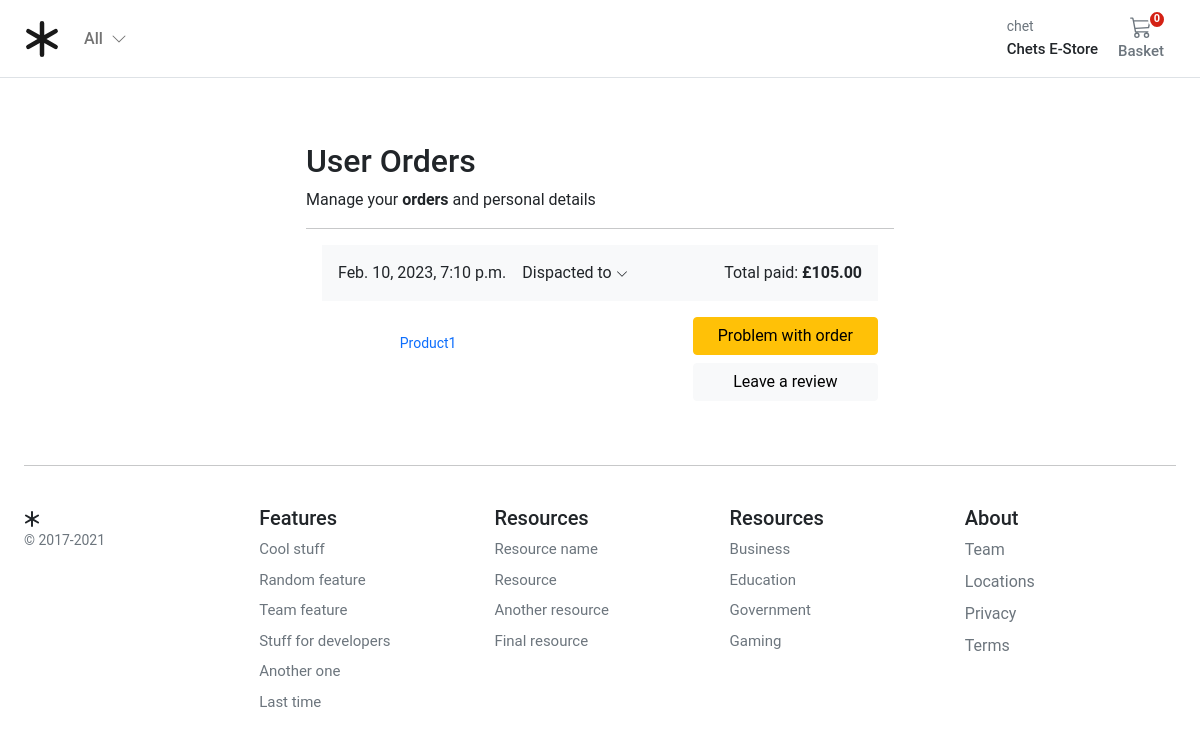
The app's page /account/user_orders/ (signed in) with its own data.
### account/models.py (models this page shows, shortened)
class Customer(AbstractBaseUser, PermissionsMixin):
    email = models.EmailField(_("email address"), unique=True)
    name = models.CharField(max_length=150)
    mobile = models.CharField(max_length=20, blank=True)
    is_active = models.BooleanField(default=False)
    is_staff = models.BooleanField(default=False)
    created = models.DateTimeField(auto_now_add=True)
    updated = models.DateTimeField(auto_now=True)
    objects = CustomAccountManager()
    USERNAME_FIELD = "email"
    REQUIRED_FIELDS = ["name"]
    class Meta:
        verbose_name = "Accounts"
        verbose_name_plural = "Accounts"

### orders/models.py (models this page shows, shortened)
class Order(models.Model):
    user = models.ForeignKey(settings.AUTH_USER_MODEL, on_delete=models.CASCADE, related_name="order_user")
    full_name = models.CharField(max_length=50)
    email = models.EmailField(max_length=254, blank=True)
    address1 = models.CharField(max_length=250)
    address2 = models.CharField(max_length=250)
    city = models.CharField(max_length=100)
    phone = models.CharField(max_length=100)
    postal_code = models.CharField(max_length=20)
    country_code = models.CharField(max_length=4, blank=True)
    created = models.DateTimeField(auto_now_add=True)
    updated = models.DateTimeField(auto_now=True)
    total_paid = models.DecimalField(max_digits=5, decimal_places=2)
    order_key = models.CharField(max_length=200)
    payment_option = models.CharField(max_length=200, blank=True)
    billing_status = models.BooleanField(default=False)
    class Meta:
        ordering = ("-created",)

class OrderItem(models.Model):
    order = models.ForeignKey(Order, related_name="items", on_delete=models.CASCADE)
    product = models.ForeignKey(Product, related_name="order_items", on_delete=models.CASCADE)
    price = models.DecimalField(max_digits=5, decimal_places=2)
    quantity = models.PositiveIntegerField(default=1)

### store/models.py (models this page shows)
class Product(models.Model):
    product_type = models.ForeignKey(ProductType, on_delete=models.RESTRICT)
    category = models.ForeignKey(Category, on_delete=models.RESTRICT)
    title = models.CharField(
        verbose_name=_("title"),
        help_text=_("Required"),
        max_length=255,
    )
    description = models.TextField(verbose_name=_("description"), help_text=_("Not Required"), blank=True)
    slug = models.SlugField(max_length=255)
    regular_price = models.DecimalField(
        verbose_name=_("Regular price"),
        help_text=_("Maximum 999.99"),
        error_messages={
            "name": {
                "max_length": _("The price must be between 0 and 999.99."),
            },
        },
        max_digits=5,
        decimal_places=2,
    )
    discount_price = models.DecimalField(
        verbose_name=_("Discount price"),
        help_text=_("Maximum 999.99"),
        error_messages={
            "name": {
                "max_length": _("The price must be between 0 and 999.99."),
            },
        },
        max_digits=5,
        decimal_places=2,
    )
    is_active = models.BooleanField(
        verbose_name=_("Product visibility"),
        help_text=_("Change product visibility"),
        default=True,
    )
    created_at = models.DateTimeField(_("Created at"), auto_now_add=True, editable=False)
    updated_at = models.DateTimeField(_("Updated at"), auto_now=True)
    users_wishlist = models.ManyToManyField(settings.AUTH_USER_MODEL, related_name="user_wishlist", blank=True)
    class Meta:
        ordering = ("-created_at",)
        verbose_name = _("Product")
        verbose_name_plural = _("Products")
    def get_absolute_url(self):
        return reverse("store:product_detail", args=[self.slug])
    def __str__(self):
        return self.title

### account/views.py (the view)
# urls.py: path("user_orders/", views.user_orders, name="user_orders"),
@login_required
def user_orders(request):
    user_id = request.user.id
    orders = Order.objects.filter(user_id=user_id).filter(billing_status=True)
    return render(request, "account/dashboard/user_orders.html", {"orders": orders})

### basket/basket.py (called while the page is built)
    def __len__(self):
        return sum(item["qty"] for item in self.basket.values())

### basket/context_processors.py (called while the page is built)
def basket(request):
    return {'basket': Basket(request)}

### store/context_processors.py (called while the page is built)
def categories(request):
    return {"categories": Category.objects.filter(level=0)}

### store/models.py (called while the page is built)
    def get_absolute_url(self):
        return reverse("store:category_list", args=[self.slug])

### templates/account/dashboard/user_orders.html (shortened to what this page needs)
{% extends "../sub_base.html" %}
{% block sub_content %}
<div class="col-12">
  <h1 class="h2">User Orders</h1>
</div>
<div class="col-12 d-flex justify-content-between">
  <div>Manage your <b>orders</b> and personal details</div>
</div>
<hr />
 <div class="container">
    {% for order in orders %}
    <div class="row g-3">
      <div class="col-12 bg-light p-3 d-flex justify-content-between">
        <div class="d-flex d-flex-inline">
          <div class="pe-3">{{ order.created }}</div>
          <div class="dropdown">
          <a class="text-reset text-decoration-none dropdown-toggle" href="#" role="link" id="dropdownLink" data-bs-toggle="dropdown" aria-expanded="false">
          Dispacted to
          <svg xmlns="http://www.w3.org/2000/svg" width="12" height="12" fill="currentColor" class="bi bi-chevron-down" viewBox="0 0 16 16">
            <path fill-rule="evenodd" d="M1.646 4.646a.5.5 0 0 1 .708 0L8 10.293l5.646-5.647a.5.5 0 0 1 .708.708l-6 6a.5.5 0 0 1-.708 0l-6-6a.5.5 0 0 1 0-.708z"/>
          </svg>
          </a>
          </div>
        </div>
        <div class="text-end">
          Total paid: <span class="fw-bold">£{{ order.total_paid }}</span>
        </div>
      </div>
      <div class="col-md-5 col-lg-4 order-md-last p-0 order-3">
        <div class="d-grid gap-2 ">
          <button class="btn btn-warning" type="button">Problem with order</button>
          <button class="btn btn-light" type="button">Leave a review</button>
        </div>
      </div>
      <div class="col-md-7 col-lg-8 p-0">
        {% for item in order.items.all %}
        <div class="card mb-3 border-0">
          <div class="row g-0">
            <div class="col-md-2 d-none d-md-block">
            </div>
            <div class="col-md-10">
              <div class="card-body p-3">
                <a class="text-decoration-none" href="{{ item.product.get_absolute_url }}">
                  <p class="card-text small">{{item.product|title}}</p>
                </a>
              </div>
            </div>
          </div>
        </div>
        {% endfor %}
      </div>
    </div>
    {% endfor %}
  </div>
{% endblock %}

### templates/navbar.html (shortened to what this page needs)
<header class="pb-3">
    <nav class="navbar navbar-expand-md navbar-light bg-white border-bottom">
      <div class="container-fluid px-md-4">
        <div class="d-flex w-100 navbar-collapse">
          <a class="navbar-brand d-flex-inline" href="/">
          </a>
          <ul class="navbar-nav me-auto mb-2 mb-md-0">
            <li class="nav-item dropdown">
              <a class="nav-link dropdown-toggle d-none d-md-block fw500" href="#" id="navbarDropdown" role="button"
                data-bs-toggle="dropdown" aria-expanded="false">
                All
                <i class="ps-1"><svg xmlns="http://www.w3.org/2000/svg" width="16" height="16" fill="currentColor"
                    class="bi bi-chevron-down" viewBox="0 0 16 16">
                    <path fill-rule="evenodd"
                      d="M1.646 4.646a.5.5 0 0 1 .708 0L8 10.293l5.646-5.647a.5.5 0 0 1 .708.708l-6 6a.5.5 0 0 1-.708 0l-6-6a.5.5 0 0 1 0-.708z" />
                  </svg></i>
              </a>
            </li>
          </ul>
          <div>
            <div class="collapse navbar-collapse" id="navbarSupportedContent2">
              <ul class="navbar-nav me-auto mb-2 mb-lg-0">
                <li class="nav-item dropdown">
                  <a class="nav-link dropdown-toggle text-reset" href="#" id="navbarDropdown" role="button"
                    data-bs-toggle="dropdown" aria-expanded="false">
                    <div class="small text-muted">
                      {% if user.is_authenticated %}
                        {{ request.user.name }}
                      {% else %}
                      <a href="{% url "account:login" %}">Login</a>
                      <a href="{% url "account:register" %}">Register</a>
                      {% endif %}
                    </div>
                    <span class="fs15 fw500">Chets E-Store
                    </span>
                  </a>
                </li>
              </ul>
            </div>
          </div>
          {% if user.is_authenticated %}
          <a type="button" role="button" href="{% url "basket:basket_summary" %}"
            class="btn btn-outline-secondary border-0 basket-btn">
            {% with total_qty=basket|length %}
            <div id="basket-qty" class="basket-qty">
              {% if total_qty > 0 %}
              {{ total_qty }}
              {% else %}
              0
              {% endif %}
            </div>
            {% endwith %}
            <div>
            </div>
            <span class="fs15 fw500">Basket</span>
          </a>
          {% endif %}
        </div>
      </div>
    </nav>
  </header>

### static/core/css/base.css (style rules this page uses)
@media (min-width: 1000px) { .container { max-width: 1000px; } }
@media (max-width: 1200px) { .container { max-width: 100%; padding:0 24px; } }
.dropdown-toggle::after { display: none; }
html, body, p, div { letter-spacing: -0.02px; font-family: 'Roboto', sans-serif; }
.fs15 { font-size: 0.9375rem; }
.fw500 { font-weight: 500; }
.basket-qty { color: #fff; background: #d42114; border: 2px solid #fff; border-radius: 50%; text-align: center; font-size: 11px; height: 15px; width: 14px; position: absolute; box-sizing: content-box; font-weight: 600; display: flex; justify-content: center; align-items: center; top: 1px; right: 10px; }
.basket-btn { position: relative; }

### records on screen
Customer: user.name "chet"
Order: created "Feb. 10, 2023, 7:10 p.m.", total_paid "105.00"
OrderItem: product "Product1"
